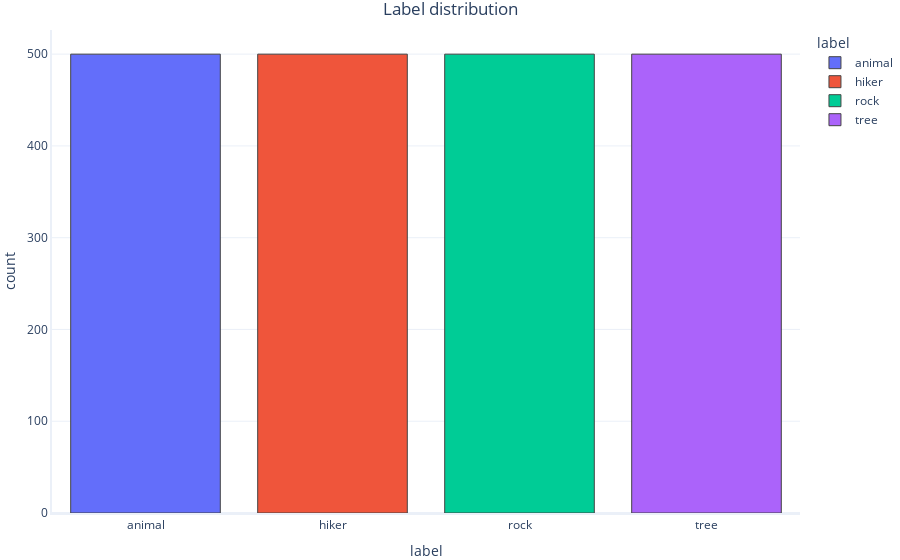

The notebook cell saved with this chart:
### Markdown cell above
The confusion matrix shows us that, despite the reported metrics, the model is not incredibly precise.

Out of the 660 samples present in the *test* set (30% of the total samples), it predicted `29` *false negatives* and `33` _false positives_.

More importantly, look at the bottom row, which shows what happened when the model was shown information about a hiker: it got the answer wrong almost 30% of the time. This means it would not correctly identify almost 30% of the people on the mountain!  

What happens if we used this model to make predictions on balanced sets?

Let's load a dataset with an equal number of outcomes for "hikers" and "non-hikers", then use that data to make predictions:

### Code cell
# Load and print umbiased set
#Import the data from the .csv file
balanced_dataset = pandas.read_csv('snow_objects_balanced.csv', delimiter="\t")

#Let's have a look at the data
graphing.multiple_histogram(balanced_dataset, label_x="label", label_group="label", title="Label distribution")

### Figure 1 — Plotly figure (JSON) as saved in the notebook; plotly's stock layout.template omitted (floating-point values rounded to 4 significant figures; data arrays with more than 128 entries replaced by an {"elided": "..."} marker saying what was removed)
{"data": [{"histfunc": "count", "name": "animal", "x": {"elided": "500 str values"}, "type": "histogram"}, {"histfunc": "count", "name": "hiker", "x": {"elided": "500 str values"}, "type": "histogram"}, {"histfunc": "count", "name": "rock", "x": {"elided": "500 str values"}, "type": "histogram"}, {"histfunc": "count", "name": "tree", "x": {"elided": "500 str values"}, "type": "histogram"}], "layout": {"title": {"text": "Label distribution"}, "xaxis": {"title": {"text": "label"}}, "yaxis": {"title": {"text": "count"}}, "legend": {"title": {"text": "label"}}}}
